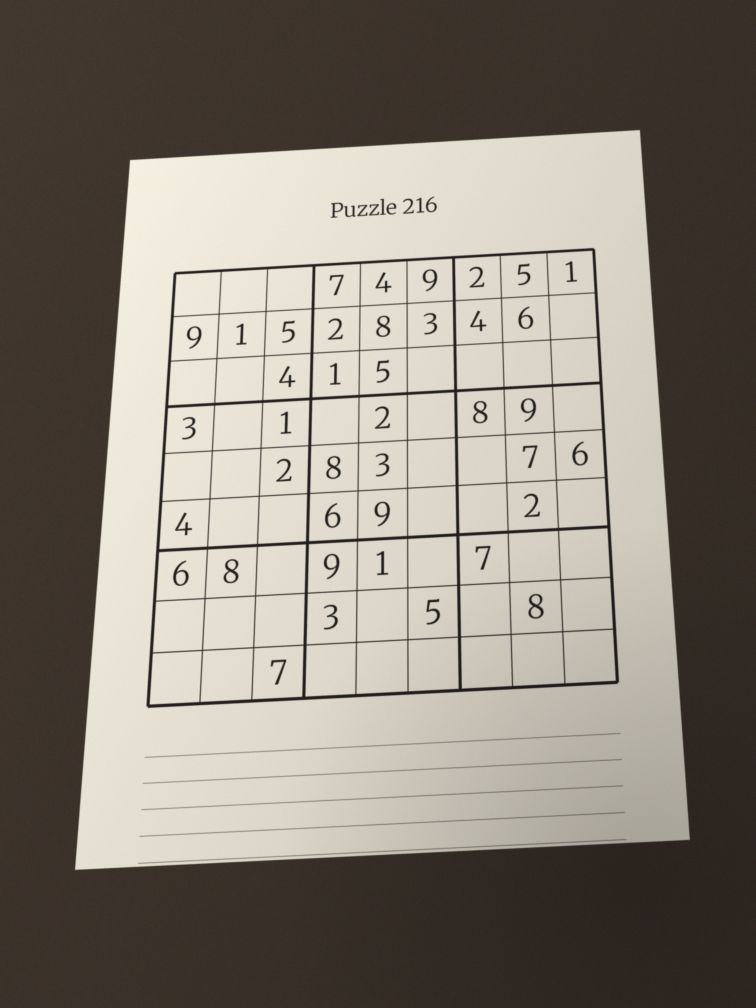
#> input picture shared/fixtures/imports/photo-paper.jpg, 3024 x 4032 px (shown at 1/4 size)
$ python -i grid_detect.py   (imports and definitions only)
#> lines starting #> are read from the running program, lines starting #| are printed output that depends on the picture; after the words box and inside, x2 and y2 are one past the last pixel; in counts of white or black regions, pixels touching at a corner belong together
### ml/src/sudoku_ml/flatten.py
"""The flatten of the app's scanner, in Python: 4 corners, a 576 × 576 grid, 81 cell images.

The numbers copy mobile/src/scanner/warp.ts and pixels.ts (SUD-07: files only, no imports).
"""

import math
from pathlib import Path

import cv2
import numpy as np
from PIL import Image, ImageOps
from pillow_heif import register_heif_opener

from sudoku_ml.contract import CELL_SIZE

register_heif_opener()
#> (this line was passed over: pillow_heif is not available in this run)

GRID_CELLS = 9
FLAT_SIZE = CELL_SIZE * GRID_CELLS
# Pixel centres are on integers, so the edges of the square are at -0.5 and FLAT_SIZE - 0.5, as
# in warpGrid of the app.
_EDGE = FLAT_SIZE - 0.5
_SQUARE = np.array([[-0.5, -0.5], [_EDGE, -0.5], [_EDGE, _EDGE], [-0.5, _EDGE]], dtype=np.float32)

Corners = list[list[float]]  # top left, top right, bottom right, bottom left; upright photo pixels


# [21 lines left out: functions load_upright, check_corners, not called in this run]


def homography(corners: Corners) -> np.ndarray:
    return cv2.getPerspectiveTransform(np.array(corners, dtype=np.float32), _SQUARE)


def warp_grid(image: np.ndarray, corners: Corners) -> np.ndarray:
    """FLAT_SIZE square: bilinear, border pixels repeated, as the app's warpPerspective call."""
    return cv2.warpPerspective(
        image,
        homography(corners),
        (FLAT_SIZE, FLAT_SIZE),
        flags=cv2.INTER_LINEAR,
        borderMode=cv2.BORDER_REPLICATE,
    )


# [31 lines left out: functions slice_cells, usable_cells, not called in this run]

### ml/src/sudoku_ml/grid_detect.py
"""Find the sudoku grid in a photo: the largest four-corner outlines, a flatten from each, then a
check that the 20 grid lines lie where a flattened grid has them. A proposal for the person on
the Outlines step of the labelling app, not the scanner of the game app."""

from dataclasses import dataclass

import cv2
import numpy as np

from sudoku_ml.contract import CELL_SIZE
from sudoku_ml.flatten import Corners, warp_grid

DETECT_SIZE = 800  # long side in pixels for the outline search
MIN_GRID_SHARE = 0.3  # mean grid edge / short side of the photo
SEARCH = CELL_SIZE // 4  # pixels around each expected line
LINE_COVERAGE = 0.5  # share of the grid width that a line must cover
MIN_LINES = 17  # of the 10 horizontal and 10 vertical lines; a curl or a pen can hide a few
LINE_CONTRAST = 0.3  # a line covers this much more of the width than the cells beside it
MAX_CANDIDATES = 6
# A low offset finds faint, blurred lines. A high offset keeps paper grain from looking like lines.
THRESHOLD_OFFSETS = (3, 10)


@dataclass(frozen=True)
class Detection:
    corners: Corners | None  # None when no four-corner outline exists
    lines: int  # grid lines found, 0 to 20
    reason: str


def _order(quad: np.ndarray) -> np.ndarray:
    s = quad.sum(axis=1)
    d = np.diff(quad, axis=1).ravel()
    return np.array(
        [quad[np.argmin(s)], quad[np.argmin(d)], quad[np.argmax(s)], quad[np.argmax(d)]],
        dtype=np.float32,
    )


def _candidate_outlines(gray: np.ndarray) -> list[np.ndarray]:
    """Convex four-corner outlines, largest first. A page outline can come before the grid."""
    blur = cv2.GaussianBlur(gray, (5, 5), 0)
    binary = cv2.adaptiveThreshold(
        blur, 255, cv2.ADAPTIVE_THRESH_GAUSSIAN_C, cv2.THRESH_BINARY_INV, 21, 7
    )
    binary = cv2.dilate(binary, np.ones((3, 3), np.uint8))
    contours, _ = cv2.findContours(binary, cv2.RETR_LIST, cv2.CHAIN_APPROX_SIMPLE)
    outlines: list[np.ndarray] = []
    for contour in sorted(contours, key=cv2.contourArea, reverse=True)[: MAX_CANDIDATES * 3]:
        # The hull ignores digits and text that touch the outer grid line.
        hull = cv2.convexHull(contour)
        perimeter = cv2.arcLength(hull, True)
        for epsilon in (0.02, 0.03, 0.04, 0.06):
            approx = cv2.approxPolyDP(hull, epsilon * perimeter, True)
            if len(approx) == 4:
                quad = _order(approx.reshape(4, 2).astype(np.float32))
                # The inner and outer edge of one thick line give two near-equal outlines.
                if all(np.abs(quad - known).max() > 0.02 * max(gray.shape) for known in outlines):
                    outlines.append(quad)
                break
            if len(approx) < 4:
                break
        if len(outlines) == MAX_CANDIDATES:
            break
    return outlines


def _line_profile(mask: np.ndarray) -> np.ndarray:
    """Share of each row that holds ink within 2 rows, so a slightly bent line still counts."""
    thick = cv2.dilate(mask, np.ones((5, 1), np.uint8))
    return (thick > 0).mean(axis=1)


def _lines_in(binary: np.ndarray) -> list[tuple[bool, int]]:
    """For each of the 20 expected lines: whether it stands out, and the offset of its peak from
    its 9×9 position in pixels."""
    # Close the gaps in faint lines first. The openings with long thin kernels then keep the grid
    # lines and drop the digits.
    horizontal = cv2.morphologyEx(binary, cv2.MORPH_CLOSE, np.ones((1, 9), np.uint8))
    horizontal = cv2.morphologyEx(
        horizontal, cv2.MORPH_OPEN, np.ones((1, CELL_SIZE // 2), np.uint8)
    )
    vertical = cv2.morphologyEx(binary, cv2.MORPH_CLOSE, np.ones((9, 1), np.uint8))
    vertical = cv2.morphologyEx(vertical, cv2.MORPH_OPEN, np.ones((CELL_SIZE // 2, 1), np.uint8))
    found = []
    for profile in (_line_profile(horizontal), _line_profile(vertical.T)):
        mid, band = CELL_SIZE // 2, CELL_SIZE // 6
        gaps = [
            profile[k * CELL_SIZE + mid - band : k * CELL_SIZE + mid + band].max() for k in range(9)
        ]
        for k in range(10):
            start = max(0, k * CELL_SIZE - SEARCH)
            window = profile[start : k * CELL_SIZE + SEARCH + 1]
            peak = window.max()
            beside = max(gaps[k - 1] if k > 0 else 0.0, gaps[k] if k < 9 else 0.0)
            stands_out = bool(peak >= LINE_COVERAGE and peak - beside >= LINE_CONTRAST)
            found.append((stands_out, start + int(window.argmax()) - k * CELL_SIZE))
    return found


def _binaries(flat_gray: np.ndarray) -> list[np.ndarray]:
    blurred = cv2.GaussianBlur(flat_gray, (3, 3), 0)
    return [
        cv2.adaptiveThreshold(
            blurred, 255, cv2.ADAPTIVE_THRESH_GAUSSIAN_C, cv2.THRESH_BINARY_INV, 31, offset
        )
        for offset in THRESHOLD_OFFSETS
    ]


def _count_lines(flat_gray: np.ndarray) -> int:
    """The expected grid lines (0 to 20) that stand out from the cells beside them."""
    return max(sum(f for f, _ in _lines_in(binary)) for binary in _binaries(flat_gray))


def line_fit(flat_gray: np.ndarray) -> float:
    """0 to 1: how well the grid lines of a flattened grid sit at the 9×9 positions. Each line
    that stands out adds up to 1/20, less the further its peak is from its position."""
    return max(
        sum(1 - abs(offset) / (SEARCH + 1) for found, offset in _lines_in(binary) if found) / 20
        for binary in _binaries(flat_gray)
    )


def find_grid(rgb: np.ndarray) -> Detection:
    """The best outline of an upright RGB photo. Never raises on odd images."""
    gray = cv2.cvtColor(rgb, cv2.COLOR_RGB2GRAY)
    height, width = gray.shape
#> height = 4032; width = 3024
    scale = min(1.0, DETECT_SIZE / max(height, width))
#> scale = 0.198
    small = cv2.resize(gray, None, fx=scale, fy=scale, interpolation=cv2.INTER_AREA)
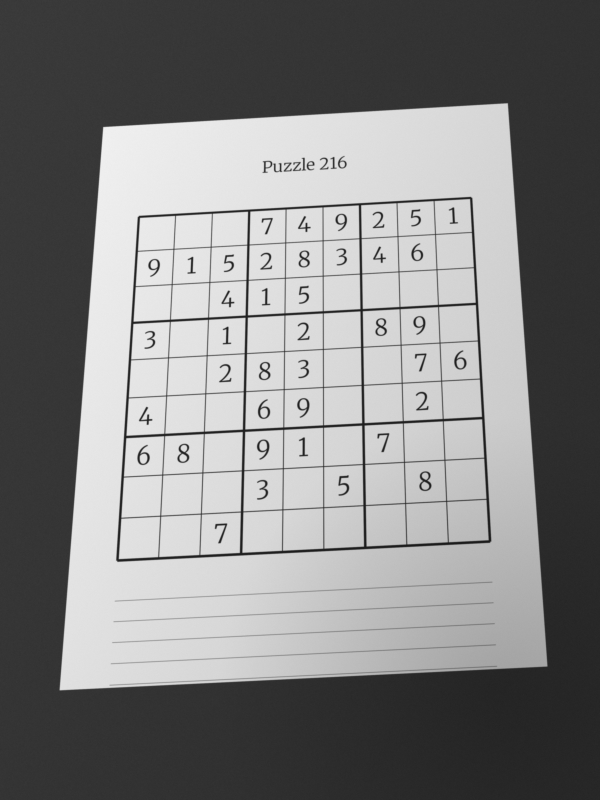
#> small: shape (800, 600); min 25, max 241, mean 130.5
    best: Detection | None = None
    for outline in _candidate_outlines(small):
#> in _candidate_outlines, `binary = cv2.adaptiveThreshold( blur, 255, cv2.ADAPTIVE_THRESH_GAUSSIA..`:
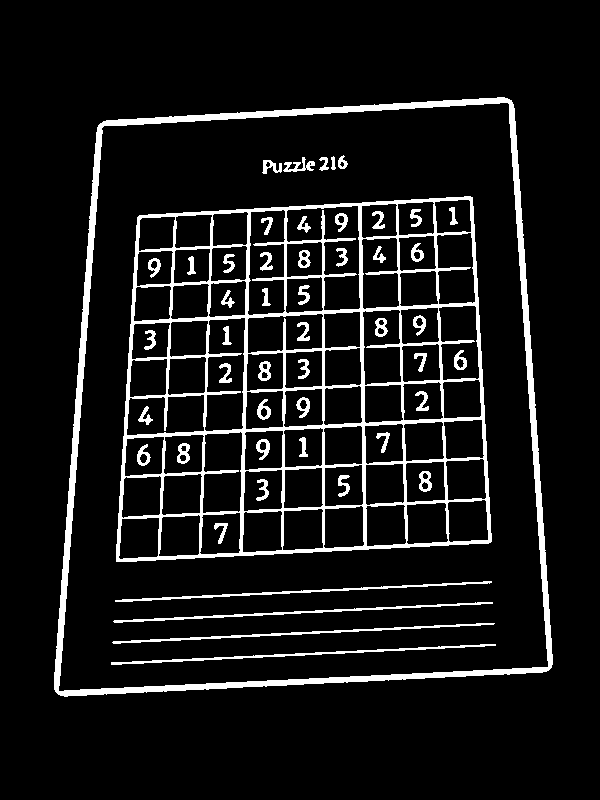
#> binary: shape (800, 600); 9% white; 51 white regions, largest, box (x1, y1, x2, y2) and area: (116, 196, 492, 562) 21620, (54, 97, 553, 697) 12468, (111, 644, 496, 665) 933
#> in _candidate_outlines, `binary = cv2.dilate(binary, np.ones((3, 3), np.uint8))`:
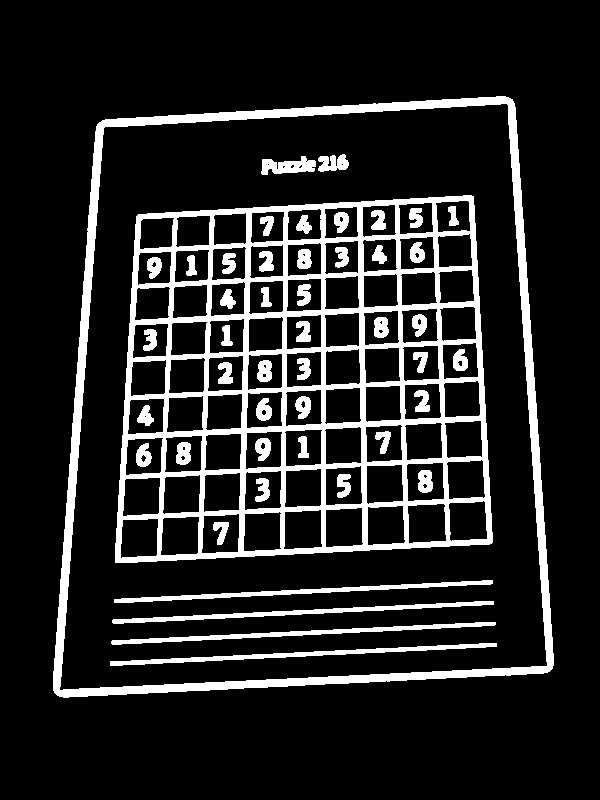
#> binary: shape (800, 600); 14.3% white; 48 white regions
#> in _candidate_outlines, `contours, _ = cv2.findContours(binary, cv2.RETR_LIST, cv2.CHAIN_APPROX..`: contours = 159 contours, 23 with area under 20; largest, box (x1, y1, x2, y2) and area: (53, 96, 554, 698) 265447, (59, 103, 548, 691) 250617, (115, 195, 493, 563) 124504, (407, 503, 447, 544) 1402, (448, 500, 488, 542) 1400
#> in _order, `s = quad.sum(axis=1)`: s = [611, 1220, 752, 221]
#> in _order, `d = np.diff(quad, axis=1).ravel()`: d = [-413, 116, 638, 27]
        corners = outline / scale
        tl, tr, br, bl = corners
        mean_edge = (np.linalg.norm(tr - tl) + np.linalg.norm(br - bl)) / 2
        if mean_edge < MIN_GRID_SHARE * min(height, width):
            break  # the candidates are sorted by area, so the rest are smaller still
        listed = [[float(x), float(y)] for x, y in corners]
        found = _count_lines(warp_grid(gray, listed))
        if best is not None and found <= best.lines:
            continue
        reason = "full grid" if found >= MIN_LINES else f"only {found} of 20 grid lines"
        best = Detection(listed, found, reason)
        if found >= MIN_LINES:
            return best
#> this loop made 2 passes
#> pass 1, in _binaries, `blurred = cv2.GaussianBlur(flat_gray, (3, 3), 0)`:
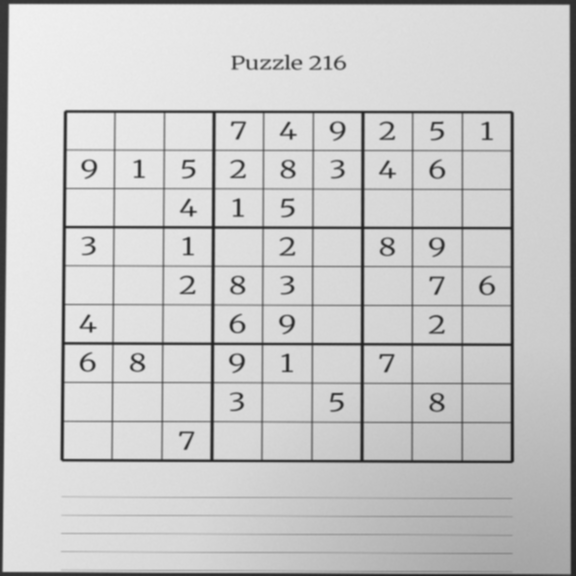
#> blurred: shape (576, 576); min 32, max 240, mean 200.8
    return best or Detection(None, 0, "no grid outline")

>>> import cv2
>>> picture = cv2.cvtColor(cv2.imread('../../../shared/fixtures/imports/photo-paper.jpg'), cv2.COLOR_BGR2RGB)
>>> result = find_grid(picture)
